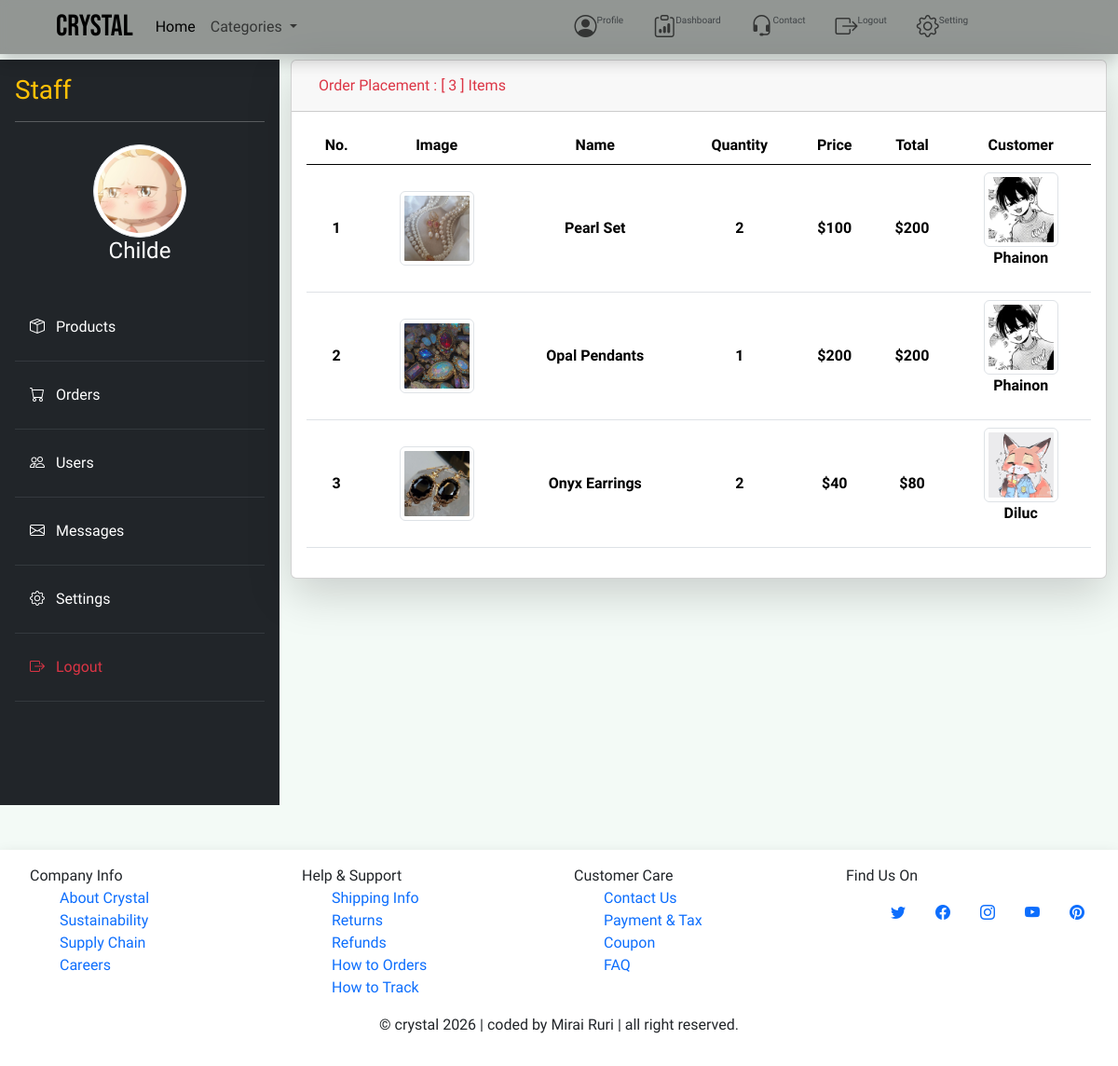
/order/list/view/ (signed in), run on the app's committed database.
### myapp/models.py (models this page shows, shortened)
class ProfileModel(models.Model):
    user = models.OneToOneField(User, on_delete=models.CASCADE, null=True, blank=True)
    image = models.ImageField(
        upload_to="user_profile_images",
        null=True,
        blank=True,
        default="user_profile_images/default_profile.png",
    )

class OrderListModel(TimeStampedModel):
    user = models.ForeignKey(User, on_delete=models.CASCADE)
    cart_item = models.ForeignKey(
        CartListModel,
        on_delete=models.SET_NULL,
        null=True,
        blank=True,
    )
    class Meta:
        verbose_name = "Order List"
        verbose_name_plural = "Order Lists"

class CartListModel(TimeStampedModel):
    user = models.ForeignKey(User, on_delete=models.CASCADE)
    quantity = models.PositiveIntegerField(default=1)
    product = models.ForeignKey(
        ProductModel,
        on_delete=models.CASCADE,
        null=True,
        blank=True,
    )
    is_ordered = models.BooleanField(default=False)
    class Meta:
        verbose_name = "Cart Item"
        verbose_name_plural = "Cart Items"
    def total_price(self):
        return self.product.price * self.quantity

class ProductModel(TimeStampedModel):
    name = models.CharField(max_length=200)
    price = models.IntegerField(default=0)
    description = models.TextField()
    stock = models.PositiveIntegerField(default=0)
    image = models.ImageField(
        upload_to="product_images",
        null=True,
        blank=True,
        default="product_images/default_product.png",
    )
    is_active = models.BooleanField(default=True)
    category = models.ForeignKey(
        CategoryModel,
        on_delete=models.SET_NULL,
        null=True,
        blank=True,
    )
    reaction = models.ManyToManyField(User, blank=True)
    class Meta:
        verbose_name = "Product"
        verbose_name_plural = "Products"

### myapp/views.py (the view)
# urls.py: path("order/list/view/", views.order_view),
@login_required(login_url="/")
def order_view(request):
    if not request.user.is_staff:
        return redirect("/main/page/")
    order_items = OrderListModel.objects.all()
    context = {
        "order_item_count": OrderListModel.objects.all().count(),
        "order_items": order_items,
    }
    return render(request, "order_list.html", context)

### templates/order_list.html (shortened to what this page needs)
{% extends 'components/base_auth2.html' %}
{% block body %}
<div class="container my-5">
    <div class="card shadow-lg">
        <div class="card-header d-flex">
            <div class="me-auto d-flex">
                <a href="#" class="btn btn-muted text-danger">Order Placement : [ {{order_item_count}} ] Items</a>
            </div>
        </div>
        <div class="card-body">
            {% if order_items %}
            <table class="table">
                <thead>
                    <tr>
                        <th scope="col" class=" text-center align-middle">No.</th>
                        <th scope="col" class=" text-center align-middle">Image</th>
                        <th scope="col" class=" text-center align-middle">Name</th>
                        <th scope="col" class=" text-center align-middle">Quantity</th>
                        <th scope="col" class=" text-center align-middle">Price</th>
                        <th scope="col" class=" text-center align-middle">Total</th>
                        <th scope="col" class=" text-center align-middle">Customer</th>
                    </tr>
                </thead>
                <tbody>
                    {% for order_item in order_items %}
                    <tr>
                        <th scope="col" class=" text-center align-middle">{{ forloop.counter }}</th>
                        <th scope="col" class=" text-center align-middle">
                            {% if order_item.cart_item.product.image %}
                            <img src="{{ order_item.cart_item.product.image.url }}" alt="{{ order_item.cart_item.product.name }}"
                                class="img-thumbnail" style="width: 80px; height: 80px; object-fit: cover;">
                            {% else %}
                            <img src="{{ MEDIA_URL }}product_images/default_product.png"
                                alt="{{ order_item.cart_item.product.name }}" class="img-thumbnail"
                                style="width: 80px; height: 80px; object-fit: cover;">
                            {% endif %}
                        </th>
                        <th scope="col" class=" text-center align-middle">{{ order_item.cart_item.product.name }}</th>
                        <th scope="col" class=" text-center align-middle">{{ order_item.cart_item.quantity }}</th>
                        <th scope="col" class=" text-center align-middle">${{ order_item.cart_item.product.price }}</th>
                        <th scope="col" class=" text-center align-middle">${{ order_item.cart_item.total_price }}</th>
                        <th class="text-center align-middle">
                            {% if user.profilemodel %}
                            <img src="{{ order_item.user.profilemodel.image.url }}" alt="{{ order_item.user.username }}" class="img-thumbnail"
                                style="width: 80px; height: 80px; object-fit: cover;">
                            {% else %}
                            <img src="{{ MEDIA_URL }}user_profile_images/default_profile.png" alt="{{ order_item.user.username }}"
                                class="img-thumbnail" style="width: 80px; height: 80px; object-fit: cover;">
                            {% endif %}
                            <p>{{order_item.user.username}}</p>
                        </th>
                    </tr>
                    {% endfor %}
                    {% else %}
                    <div class="text-center align-middle">
                        <img src="{{ MEDIA_URL }}static_images/no_product.png" alt="No Products Added Yet"
                            style="width: 300px; height: 300px; object-fit: cover;">
                        <p class="text-muted">No order placements.</p>
                    </div>
                    {% endif %}
                </tbody>
            </table>
        </div>
    </div>
</div>
{% endblock %}

### templates/components/sidebar.html
<div class="d-flex mt-5 mb-5">
    <div id="sidebar" class="bg-dark text-white p-3">
        {% if user.is_superuser %}
        <h3 class="text-danger">Superuser</h3>
        {% elif user.is_staff %}
        <h3 class="text-warning">Staff</h3>
        {% else %}
        <h3 class="text-secondary">User</h3>
        {% endif %}
        <hr>
        <div class=" text-center align-middle mt-4 mb-5">
            <img src="{{ user.profilemodel.image.url }}" alt="Profile" class="img-thumbnail"
                style="width: 100px; height: 100px; object-fit: cover; border-radius: 50%;">
            <h4>{{user.username}}</h4>
        </div>
        <ul class="nav flex-column">
            <li class="nav-item">
                <a href="/work/place/" class="nav-link text-white">
                    <i class="bi bi-box-seam me-2"></i> Products
                </a>
            </li>
            <hr class="text-secondary">
            <li class="nav-item">
                <a href="/order/list/view/" class="nav-link text-white">
                    <i class="bi bi-cart me-2"></i> Orders
                </a>
            </li>
            <hr class="text-secondary">
            <li class="nav-item">
                <a href="/registered/users/" class="nav-link text-white">
                    <i class="bi bi-people me-2"></i> Users
                </a>
            </li>
            <hr class="text-secondary">
            <li class="nav-item">
                <a href="/user/message/list/" class="nav-link text-white">
                    <i class="bi bi-envelope me-2"></i> Messages
                </a>
            </li>
            <hr class="text-secondary">
            <li class="nav-item">
                <a href="#" class="nav-link text-white">
                    <i class="bi bi-gear me-2"></i> Settings
                </a>
            </li>
            <hr class="text-secondary">
            <li class="nav-item">
                <a href="/user/logout/" class="nav-link text-danger">
                    <i class="bi bi-box-arrow-right me-2"></i> Logout
                </a>
            </li>
            <hr class="text-secondary">
        </ul>
    </div>
</div>

### static/css/style.css (style rules this page uses)
* { font-family: "Dosis", sans-serif; font-optical-sizing: auto; font-style: normal; list-style-type: none; text-decoration: none; }
body { background: #F3FAF6; }
#sidebar { width: 300px; min-height: 100vh; transition: all 0.3s; }

### data on the page
OrderListModel: cart_item.product.image (picture), cart_item.product.name "Pearl Set", cart_item.quantity "2", cart_item.product.price "100", cart_item.total_price "200", user.profilemodel.image (picture), user.username "Phainon"
OrderListModel: cart_item.product.image (picture), cart_item.product.name "Opal Pendants", cart_item.quantity "1", cart_item.product.price "200", cart_item.total_price "200", user.profilemodel.image (picture), user.username "Phainon"
OrderListModel: cart_item.product.image (picture), cart_item.product.name "Onyx Earrings", cart_item.quantity "2", cart_item.product.price "40", cart_item.total_price "80", user.profilemodel.image (picture), user.username "Diluc"

### other printed values
{{ user.username }} "Childe"
{{ order_item_count }} "3"
